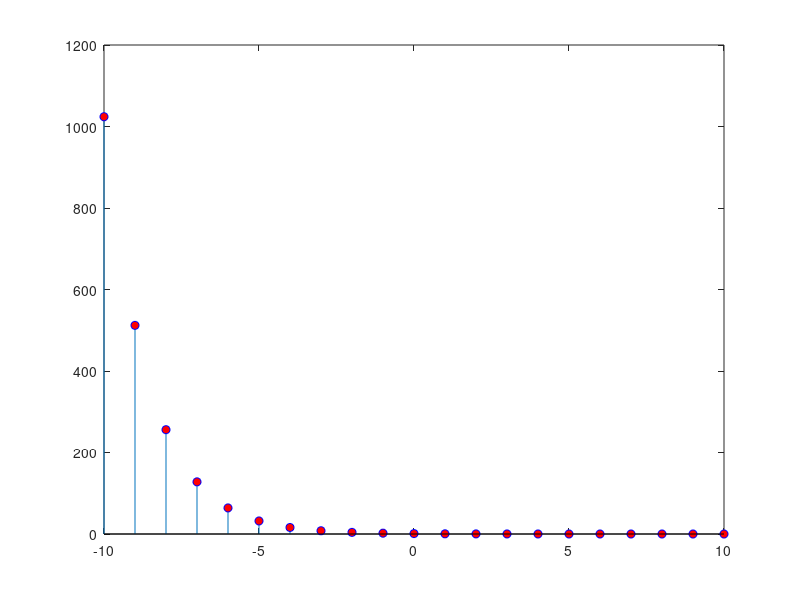

This figure's MATLAB source:
clear all %#ok
close all
clc
a = 0.5;
n = -10:10;
x = a.^n;
stem(n,x,'markersize', 6, 'markeredgecolor', 'b', 'markerfacecolor', 'r');